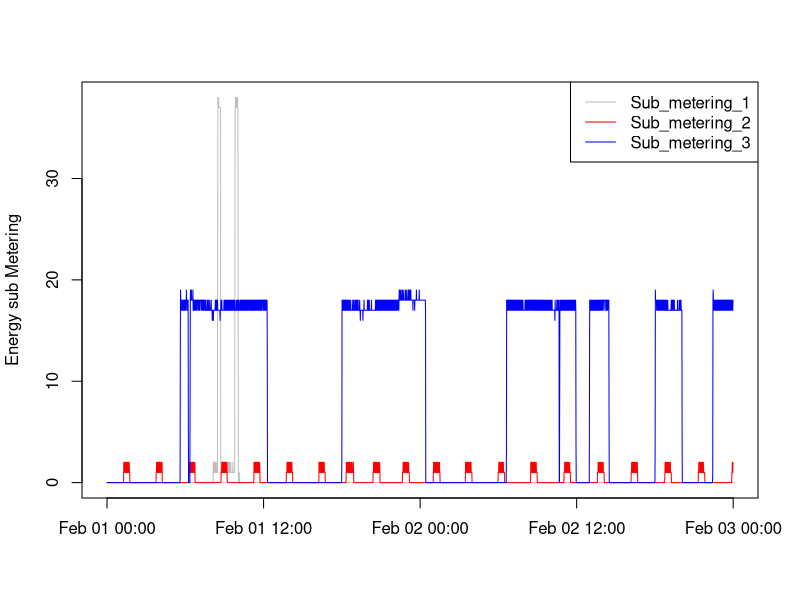

Recreate this plot in R.
## Plot 3 Script

hpc <- read.table("HPC_2007_2.txt", sep = ";", header = T, stringsAsFactors = F)
dow <- as.POSIXct(paste(hpc$Date, hpc$Time), format="%d/%m/%Y %H:%M:%S")
names(dow) <- "dow"
hpc <- cbind(hpc,  dow)

with(hpc, plot(x=dow, y=Sub_metering_1, type = "n", xlab = "", ylab = "Energy sub Metering"))
with(hpc, lines(dow, Sub_metering_1, col="grey"))
with(hpc, lines(dow, Sub_metering_2, col="red"))
with(hpc, lines(dow, Sub_metering_3, col="blue"))
legend("topright", col=c("grey","red","blue"), lty=1, legend=c("Sub_metering_1", "Sub_metering_2", "Sub_metering_3") )

dev.copy(png, file="plot3.png", height=480, width=480 )
dev.off()

